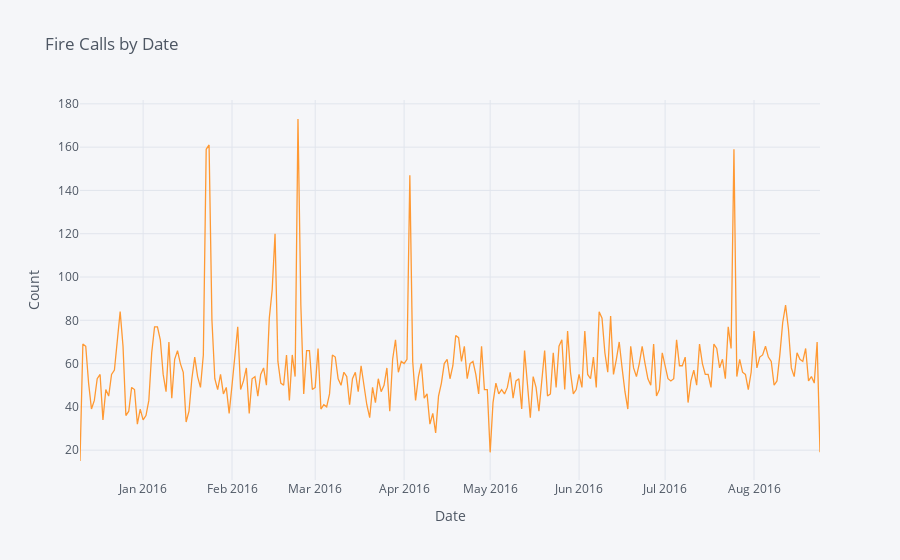

Notebook source saved alongside this figure:
### Code cell
#Calls by Fire reason
calls_by_date_fire = df[df['reason'] == 'Fire'].groupby('date').count()['lat']
print("Fire Calls by Date:\n",calls_by_date_fire)
calls_by_date_fire.iplot(title='Fire Calls by Date',
                         xTitle='Date', yTitle='Count')
#Fire incidents are showing peaks on certain dates not just 23rd Jan 2016
#there must be traffic issues on 23rd Jan 2016 not as much as fire incidents

### Figure 1 — Plotly figure (JSON) as saved in the notebook; plotly's stock layout.template omitted (floating-point values rounded to 4 significant figures; data arrays with more than 128 entries replaced by an {"elided": "..."} marker saying what was removed)
{"data": [{"line": {"color": "rgba(255, 153, 51, 1.0)", "dash": "solid", "shape": "linear", "width": 1.3}, "mode": "lines", "name": "lat", "text": "", "type": "scatter", "x": {"elided": "259 str values"}, "y": {"elided": "259 int values"}}], "layout": {"legend": {"bgcolor": "#F5F6F9", "font": {"color": "#4D5663"}}, "paper_bgcolor": "#F5F6F9", "plot_bgcolor": "#F5F6F9", "title": {"font": {"color": "#4D5663"}, "text": "Fire Calls by Date"}, "xaxis": {"gridcolor": "#E1E5ED", "showgrid": true, "tickfont": {"color": "#4D5663"}, "title": {"font": {"color": "#4D5663"}, "text": "Date"}, "zerolinecolor": "#E1E5ED"}, "yaxis": {"gridcolor": "#E1E5ED", "showgrid": true, "tickfont": {"color": "#4D5663"}, "title": {"font": {"color": "#4D5663"}, "text": "Count"}, "zerolinecolor": "#E1E5ED"}}}
